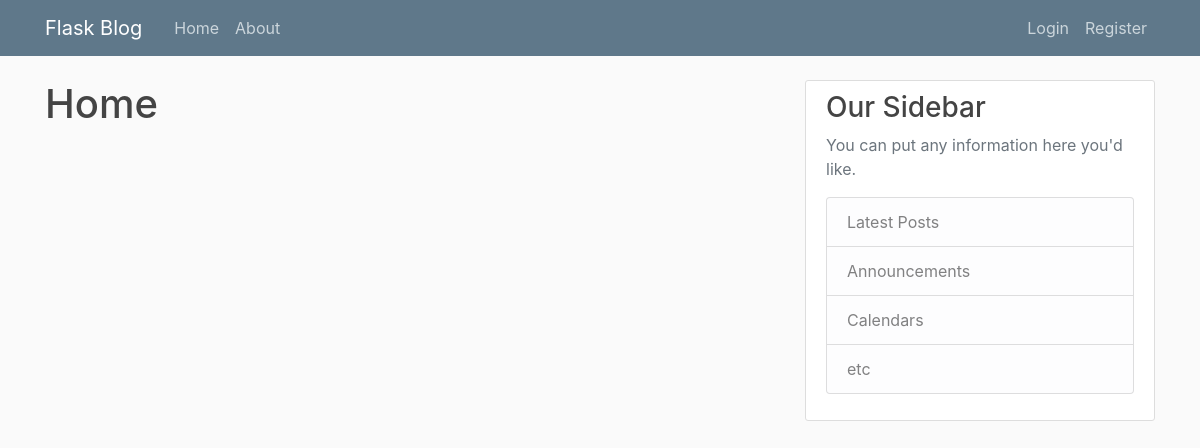
Page /home on the earlier database version.
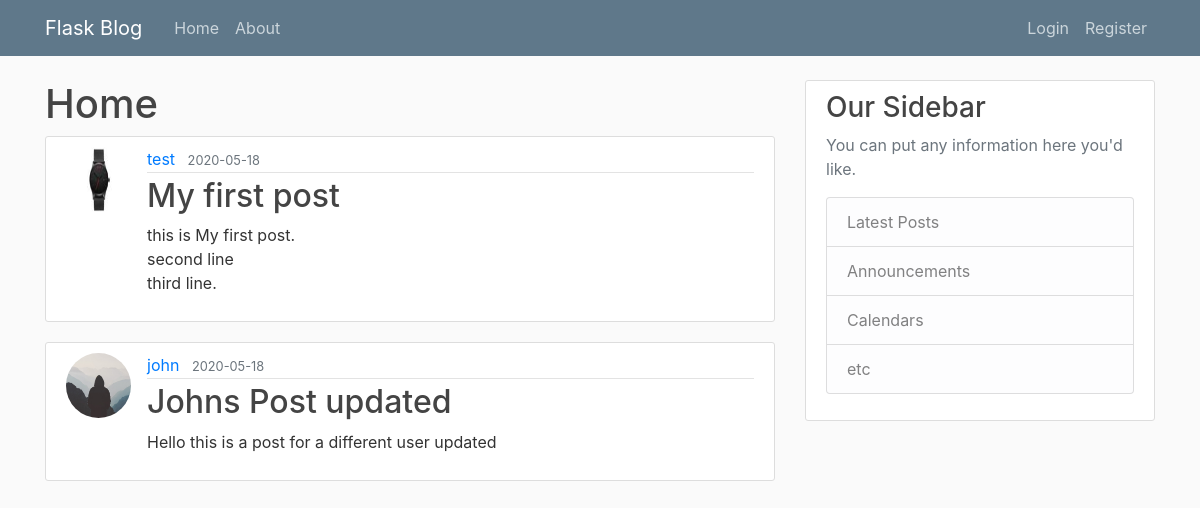
Same page on the later database version.
### flaskblog/models.py (models this page shows, shortened)
class Post(db.Model):
    id = db.Column(db.Integer, primary_key=True)
    title = db.Column(db.String(100), nullable=False)
    date_posted = db.Column(db.DateTime, nullable=False,
                            default=datetime.utcnow)
    content = db.Column(db.Text, nullable=False)
    user_id = db.Column(db.Integer, db.ForeignKey('user.id'), nullable=False)

class User(db.Model, UserMixin):
    id = db.Column(db.Integer, primary_key=True)
    username = db.Column(db.String(20), unique=True, nullable=False)
    email = db.Column(db.String(120), unique=True, nullable=False)
    image_file = db.Column(db.String(20), nullable=False,
                           default='default.jpg')
    password = db.Column(db.String(60), nullable=False)
    posts = db.relationship('Post', backref='author', lazy=True)

### flaskblog/routes.py (the view)
@app.route("/")
@app.route("/home")
def home():
    posts = Post.query.all()
    return render_template('home.html', posts=posts)

### flaskblog/templates/home.html
{% extends "layout.html" %}
{% block content %}
<h1>Home</h1>
{% for post in posts %}
<article class="media content-section">
<img class="rounded-circle article-img" src="{{ url_for('static', filename='profile_pics/' + post.author.image_file)}}">
    <div class="media-body">
        <div class="article-metadata">
            <a class="mr-2" href="#">{{ post.author.username }}</a>
            <small class="text-muted">{{ post.date_posted.strftime('%Y-%m-%d') }}</small>
        </div>
        <h2><a class="article-title" href="{{ url_for('post', post_id=post.id)}}">{{ post.title }}</a></h2>
        <p class="article-content">{{ post.content }}</p>
    </div>
</article>
{% endfor %}
{% endblock %}

### flaskblog/templates/layout.html (shortened to what this page needs)
<!DOCTYPE html>
<html>
<head>
    <link rel="stylesheet" href="https://maxcdn.bootstrapcdn.com/bootstrap/4.0.0/css/bootstrap.min.css"
>
    <link rel="stylesheet" type="text/css" href="{{ url_for('static', filename='main.css') }}">
</head>
<body>
    <header class="site-header">
        <nav class="navbar navbar-expand-md navbar-dark bg-steel fixed-top">
            <div class="container">
                <a class="navbar-brand mr-4" href="/">Flask Blog</a>
                <div class="collapse navbar-collapse" id="navbarToggle">
                    <div class="navbar-nav mr-auto">
                        <a class="nav-item nav-link" href="{{ url_for('home') }}"> Home</a>
                        <a class="nav-item nav-link" href="{{ url_for('about') }}">About</a>
                    </div>
                    <div class="navbar-nav">
                    {% if current_user.is_authenticated %}
                    <a class="nav-item nav-link" href="{{ url_for('new_post') }}">New Post</a>
                        <a class="nav-item nav-link" href="{{ url_for('account') }}">Account</a>
                        <a class="nav-item nav-link" href="{{ url_for('logout') }}">Logout</a>
                    {% else %}
                        <a class="nav-item nav-link" href="{{ url_for('login') }}">Login</a>
                        <a class="nav-item nav-link" href="{{ url_for('register') }}">Register</a>
                    {% endif %}
                   </div>
                </div>
            </div>
        </nav>
    </header>
    <main role="main" class="container">
        <div class="row">
            <div class="col-md-8">
                {% block content %}{% endblock %}
            </div>
            <div class="col-md-4">
                <div class="content-section">
                    <h3>Our Sidebar</h3>
                    <p class='text-muted'>You can put any information here you'd like.
                    <ul class="list-group">
                        <li class="list-group-item list-group-item-light">Latest Posts</li>
                        <li class="list-group-item list-group-item-light">Announcements</li>
                        <li class="list-group-item list-group-item-light">Calendars</li>
                        <li class="list-group-item list-group-item-light">etc</li>
                    </ul>
                    </p>
                </div>
            </div>
        </div>
    </main>
</body>
</html>

### flaskblog/static/main.css (style rules this page uses)
body { background: #fafafa; color: #333333; margin-top: 5rem; }
h1, h2, h3, h4, h5, h6 { color: #444444; }
.bg-steel { background-color: #5f788a; }
.site-header .navbar-nav .nav-link { color: #cbd5db; }
.content-section { background: #ffffff; padding: 10px 20px; border: 1px solid #dddddd; border-radius: 3px; margin-bottom: 20px; }
.article-title { color: #444444; }
.article-content { white-space: pre-line; }
.article-img { height: 65px; width: 65px; margin-right: 16px; }
.article-metadata { padding-bottom: 1px; margin-bottom: 4px; border-bottom: 1px solid #e3e3e3 }

Differences in the rows shown:
added Post: image_file (picture), author.username "test", date_posted "2020-05-18", title "My first post", content "this is My first post. second line third line."
added Post: image_file (placeholder picture), author.username "john", date_posted "2020-05-18", title "Johns Post updated", content "Hello this is a post for a different user updated"
